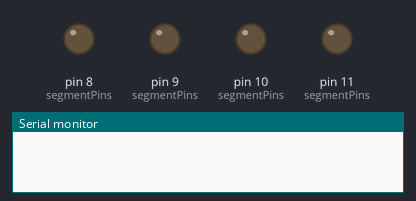
A sketch run on a simulated Arduino Uno, built with avr-gcc and run on an emulated ATmega328P. Parts: output pins drawn as LEDs (lit = HIGH), the last lines printed to the serial monitor. The local clock reads 2024-03-15 10:24:30 at power-on unless the sketch sets it.

Above: at 0.1 s.
At 5.5 s:
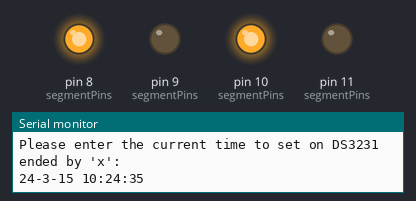
At 12.6 s:
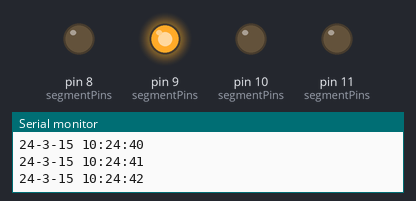
At 19.7 s:
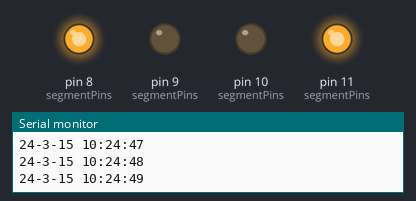
At 26.8 s:
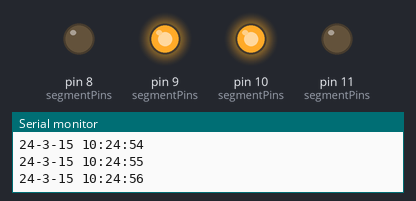
At 34.8 s:
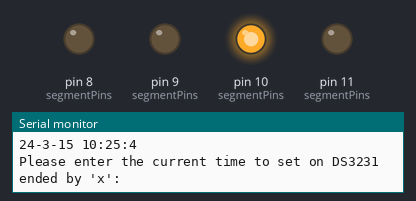
Timing chart, 0 to 40.0 s (numbered marks = the images above):
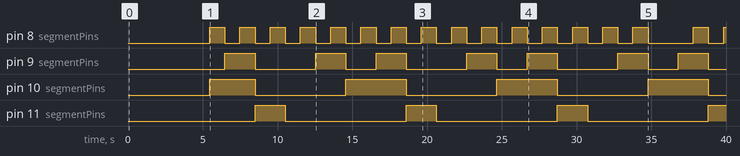

Measured:
- by itself, pin 8 (segmentPins): goes 14 × (HIGH 1.0 s, LOW 1.0 s), HIGH 1.0 s, LOW 3.0 s, HIGH 1.0 s, LOW 1.0 s, then HIGH
- by itself, pin 9 (segmentPins): repeats every 10.1 s: LOW 4.0 s, HIGH 2.0 s, LOW 2.0 s, HIGH 2.0 s
- by itself, pin 10 (segmentPins): repeats every 10.1 s: LOW 6.1 s, HIGH 4.0 s
- by itself, pin 11 (segmentPins): alternates HIGH for 2.0 s and LOW for 8.1 s

The sketch:

ds2031CountUp.ino
```cpp
/*

Sets the time from input and prints back time stamps for 5 seconds

Based on DS3231_set.pde
by Eric Ayars
4/11

Added printing back of time stamps and increased baud rate
(to better synchronize computer and RTC)
Andy Wickert
5/15/2011

Clean for SAMD arch, add explanation, respect code-style and
fix interpretation of Serial input if used more than once
Olivier Staquet
4/26/2020

*/

#include <DS3231.h>
#include <Wire.h>

DS3231 myRTC;

byte year;
byte month;
byte date;
byte dow;
byte hour;
byte minute;
byte second;

bool century = false;
bool h12Flag;
bool pmFlag;

// Nixie tube pins
int segmentPins[1][4] = {
  {11,10,9,8},   // Tube 1
};

// Nixie tube table
boolean segments[10][4] = {
  {0, 0, 0, 0}, // 0
  {0, 0, 0, 1}, // 1
  {0, 0, 1, 0}, // 2
  {0, 0, 1, 1}, // 3
  {0, 1, 0, 0}, // 4
  {0, 1, 0, 1}, // 5
  {0, 1, 1, 0}, // 6
  {0, 1, 1, 1}, // 7
  {1, 0, 0, 0}, // 8
  {1, 0, 0, 1}  // 9
};

/*****************************************************************************************************
 * Setup
 *  - Open Serial and Wire connection
 *  - Explain to the user how to use the program
 *****************************************************************************************************/
void setup() {
  // Start the serial port
  Serial.begin(9600);

  // Nixie tube pins
  for (int i = 0; i < 1; i++) {
    for (int j = 0; j < 4; j++) {
      pinMode(segmentPins[i][j], OUTPUT);
    }
  }

  // Start the I2C interface
  Wire.begin();

  // Request the time correction on the Serial
  delay(4000);
  Serial.println("Format YYMMDDwhhmmssx");
  Serial.println("Where YY = Year (ex. 20 for 2020)");
  Serial.println("      MM = Month (ex. 04 for April)");
  Serial.println("      DD = Day of month (ex. 09 for 9th)");
  Serial.println("      w  = Day of week from 1 to 7, 1 = Sunday (ex. 5 for Thursday)");
  Serial.println("      hh = hours in 24h format (ex. 09 for 9AM or 21 for 9PM)");
  Serial.println("      mm = minutes (ex. 02)");
  Serial.println("      ss = seconds (ex. 42)");
  Serial.println("Example for input : 2004095090242x");
  Serial.println("-----------------------------------------------------------------------------");
  Serial.println("Please enter the current time to set on DS3231 ended by 'x':");
}

/*****************************************************************************************************
 * Loop
 *  - Each time we receive the time correction on the Serial
 *  - Set the clock of the DS3231
 *  - Echo the value from the DS3231 during 5 seconds
 *****************************************************************************************************/
void loop() {
  // If something is coming in on the serial line, it's
  // a time correction so set the clock accordingly.
  /*
  if (Serial.available()) {
    inputDateFromSerial();

    myRTC.setClockMode(false);  // set to 24h

    myRTC.setYear(year);
    myRTC.setMonth(month);
    myRTC.setDate(date);
    myRTC.setDoW(dow);
    myRTC.setHour(hour);
    myRTC.setMinute(minute);
    myRTC.setSecond(second);
*/
    // Give time at next five seconds
    for (uint8_t i = 0; i < 30; i++){
        delay(1000);
        Serial.print(myRTC.getYear(), DEC);
        Serial.print("-");
        Serial.print(myRTC.getMonth(century), DEC);
        Serial.print("-");
        Serial.print(myRTC.getDate(), DEC);
        Serial.print(" ");
        Serial.print(myRTC.getHour(h12Flag, pmFlag), DEC); //24-hr
        Serial.print(":");
        Serial.print(myRTC.getMinute(), DEC);
        Serial.print(":");
        Serial.println(myRTC.getSecond(), DEC);
        int seco=myRTC.getSecond();
        nixieDrive(0,seco %10);
    }

    // Notify that we are ready for the next input
    Serial.println("Please enter the current time to set on DS3231 ended by 'x':");

  delay(1000);
}

/*****************************************************************************************************
 * inputDateFromSerial
 *  - Read and interpret the data from the Serial input
 *  - Store the data in global variables
 *****************************************************************************************************/
void inputDateFromSerial() {
	// Call this if you notice something coming in on
	// the serial port. The stuff coming in should be in
	// the order YYMMDDwHHMMSS, with an 'x' at the end.
	boolean isStrComplete = false;
	char inputChar;
	byte temp1, temp2;
	char inputStr[20];

	uint8_t currentPos = 0;
	while (!isStrComplete) {
		if (Serial.available()) {
			inputChar = Serial.read();
			inputStr[currentPos] = inputChar;
			currentPos += 1;

      // Check if string complete (end with "x")
			if (inputChar == 'x') {
				isStrComplete = true;
			}
		}
	}
	Serial.println(inputStr);

  // Find the end of char "x"
  int posX = -1;
  for(uint8_t i = 0; i < 20; i++) {
    if(inputStr[i] == 'x') {
      posX = i;
      break;
    }
  }

  // Consider 0 character in ASCII
  uint8_t zeroAscii = '0';

	// Read Year first
	temp1 = (byte)inputStr[posX - 13] - zeroAscii;
	temp2 = (byte)inputStr[posX - 12] - zeroAscii;
	year = temp1 * 10 + temp2;

	// now month
	temp1 = (byte)inputStr[posX - 11] - zeroAscii;
	temp2 = (byte)inputStr[posX - 10] - zeroAscii;
	month = temp1 * 10 + temp2;

	// now date
	temp1 = (byte)inputStr[posX - 9] - zeroAscii;
	temp2 = (byte)inputStr[posX - 8] - zeroAscii;
	date = temp1 * 10 + temp2;

	// now Day of Week
	dow = (byte)inputStr[posX - 7] - zeroAscii;

	// now Hour
	temp1 = (byte)inputStr[posX - 6] - zeroAscii;
	temp2 = (byte)inputStr[posX - 5] - zeroAscii;
	hour = temp1 * 10 + temp2;

	// now Minute
	temp1 = (byte)inputStr[posX - 4] - zeroAscii;
	temp2 = (byte)inputStr[posX - 3] - zeroAscii;
	minute = temp1 * 10 + temp2;

	// now Second
	temp1 = (byte)inputStr[posX - 2] - zeroAscii;
	temp2 = (byte)inputStr[posX - 1] - zeroAscii;
	second = temp1 * 10 + temp2;
}

void nixieDrive(int tubeNumber, int tubeValue) {
  // Set the segment pins to display the number
  for (int j = 0; j < 4; j++) {
    // Determine whether the current segment should be on or off based on the number
    boolean segmentState = segments[tubeValue][j];
    digitalWrite(segmentPins[tubeNumber][j], segmentState);

  }
}
```
